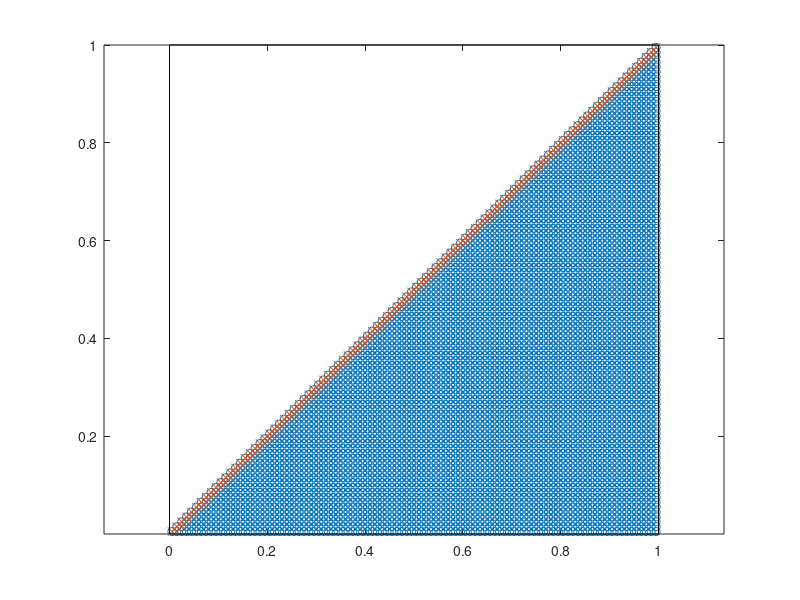

This figure's MATLAB source:

clear;

ndim = 2;

Lx = 1;
Ly = 1;

% nx = 10;
% nx = 20;
% nx = 40;
% nx = 80;
nx = 100;

dh = Lx/nx;
ny = round(Ly/dh);

re = dh * 2.1;
% re = dh * 3.1;

wfunc = @(r) (re./r - 1);

% calculate n0
nrange = round(re/dh+1);
nzero = 0;
for i = -nrange:nrange
for j = -nrange:nrange
    if i~=0 || j~=0
        rr = sqrt((i*dh)^2 + (j*dh)^2);
        if rr < re
            nzero = nzero + wfunc(rr);
        end
    end
end
end


% generate particle
partnum = 0;
xpart = [];
ypart = [];
volpart = [];
surfflag = [];
for j = 1:ny
for i = 1:nx
    xx = (i-0.5)*dh;
    yy = (j-0.5)*dh;
    
    if j <= i
        
        partnum = partnum + 1;
        xpart(end+1,1) = xx;
        ypart(end+1,1) = yy;
        volpart(end+1,1) = dh^2;
        surfflag(end+1,1) = logical(j==i || j==i-1);
        
    end
end
end
surfflag = logical(surfflag);
surflist = find(surfflag)';
nsurf = numel(surflist);





npart = [];
for ipart = 1:partnum
    isurf = ipart;
    rx = xpart - xpart(ipart);
    ry = ypart - ypart(ipart);
    rr = sqrt(rx.^2 + ry.^2);
    reflag = (rr<re); reflag(ipart) = 0;
    relist = find(reflag);
    rewgt = wfunc(rr(relist));
    
    npart(isurf,1) = sum(rewgt);
    
    conn(isurf).neighnum = numel(relist);
    conn(isurf).neighlist = relist';
    conn(isurf).neighwgt = rewgt;
    conn(isurf).neighrx = rx(relist);
    conn(isurf).neighry = ry(relist);
    conn(isurf).neighrr = rr(relist);
end


% surfflag = (npart<0.95*nzero);
% surfflag(xpart.^2+ypart.^2<(Ra+Rb)/2) = 0;
% surflist = find(surfflag)';
% nsurf = numel(surflist);

if 1
    figure;
    plot(xpart,ypart,'o', xpart(surfflag),ypart(surfflag),'x');
    axis equal;
    % axis([0 Lx 0 Ly]);
    hold on;
    rectangle('Position',[0 0 Lx Ly]);
    hold off;
    % return
end
if 0
    figure;
    for isurf = 1:nsurf
        plot(xpart,ypart,'o');
        hold on;
        ipart = surflist(isurf);
        plot(xpart(ipart),ypart(ipart),'x', xpart(conn(isurf).neighlist),ypart(conn(isurf).neighlist),'+');
        hold off;
        axis equal;
        pause;
    end
end



% qxfunc = @(x,y) -x ./ sqrt(x.^2+y.^2);
% qyfunc = @(x,y) -y ./ sqrt(x.^2+y.^2);
% qdivfunc = @(x,y) -1 ./ sqrt(x.^2+y.^2);
% qxfunc = @(x,y) zeros(size(x));
qxfunc = @(x,y) 2*ones(size(x));
qyfunc = @(x,y) -ones(size(y));
qdivfunc = @(x,y) zeros(size(x));

spart = [];
if 0
    for isurf = 1:nsurf
        ipart = surflist(isurf);
        ineigh = conn(ipart).neighlist;
        ineighrx = conn(ipart).neighrx;
        ineighry = conn(ipart).neighry;
        ineighr2 = conn(ipart).neighrr.^2;
        ineighw = conn(ipart).neighwgt;
        
        qxi = qxfunc(xpart(ipart),ypart(ipart));
        qyi = qyfunc(xpart(ipart),ypart(ipart));
        
        qxs = qxfunc(xpart(ineigh),ypart(ineigh));
        qys = qyfunc(xpart(ineigh),ypart(ineigh));
        
        qqs = (qxs.*ineighrx+qys.*ineighry) ./ ineighr2 .* ineighw;
        
        divinner = ndim/nzero * sum(qqs(~surfflag(ineigh)));
        
        divqext = qdivfunc(xpart(ipart),ypart(ipart));
        
        spart(isurf,1) = -divqext + divinner;
        % spart(isurf,1) = -divqext;
    end
end
if 0
    for isurf = 1:nsurf
        ipart = surflist(isurf);
        ineigh = conn(ipart).neighlist;
        ineighrx = conn(ipart).neighrx;
        ineighry = conn(ipart).neighry;
        ineighr2 = conn(ipart).neighrr.^2;
        ineighw = conn(ipart).neighwgt;
        
        qxi = qxfunc(xpart(ipart),ypart(ipart));
        qyi = qyfunc(xpart(ipart),ypart(ipart));
        
        qxs = qxfunc(xpart(ineigh),ypart(ineigh));
        qys = qyfunc(xpart(ineigh),ypart(ineigh));
        qxs(~surfflag(ineigh)) = 0;
        qys(~surfflag(ineigh)) = 0;
        
        qqs = ((qxs-qxi).*ineighrx + (qys-qyi).*ineighry) ./ ineighr2 .* ineighw;
        
        spart(isurf,1) = -ndim/nzero * sum(qqs);
    end
end
if 1
    % mid-particle
    for isurf = 1:nsurf
        ipart = surflist(isurf);
        ineigh = conn(ipart).neighlist;
        ineighrx = conn(ipart).neighrx;
        ineighry = conn(ipart).neighry;
        ineighr2 = conn(ipart).neighrr.^2;
        ineighw = conn(ipart).neighwgt;
        
        qxi = qxfunc(xpart(ipart),ypart(ipart));
        qyi = qyfunc(xpart(ipart),ypart(ipart));
        
        qxs = qxfunc(xpart(ineigh),ypart(ineigh));
        qys = qyfunc(xpart(ineigh),ypart(ineigh));
        % qxs = (qxs + qxi) / 2;
        % qys = (qys + qxi) / 2;
        % qxs = qxs - qxi;
        % qys = qys - qyi;
        % qxs = qxs + qxi;
        % qys = qys + qyi;
        
        qqs = (qxs.*ineighrx+qys.*ineighry) ./ ineighr2 .* ineighw;
        
        divinner = 2*ndim/nzero * sum(qqs(:));
        
        divqext = qdivfunc(xpart(ipart),ypart(ipart));
        
        spart(isurf,1) = -divqext + divinner;
        % spart(isurf,1) = -divqext;
    end
end
svolpart = spart .* volpart(surfflag);
sum(svolpart)

if 0
    ipart = floor(partnum/2);
    assert(~surfflag(ipart));
    
    ineigh = conn(ipart).neighlist;
    ineighrx = conn(ipart).neighrx;
    ineighry = conn(ipart).neighry;
    ineighr2 = conn(ipart).neighrr.^2;
    ineighw = conn(ipart).neighwgt;
    
    qxi = qxfunc(xpart(ipart),ypart(ipart));
    qyi = qyfunc(xpart(ipart),ypart(ipart));
    
    qxs = qxfunc(xpart(ineigh),ypart(ineigh));
    qys = qyfunc(xpart(ineigh),ypart(ineigh));
    
    divq = ((qxs-qxi).*ineighrx + (qys-qyi).*ineighry) ./ ineighr2 .* ineighw;
    divq = ndim/nzero * sum(divq);
    
    [divq, qdivfunc(xpart(ipart),ypart(ipart))]
end
